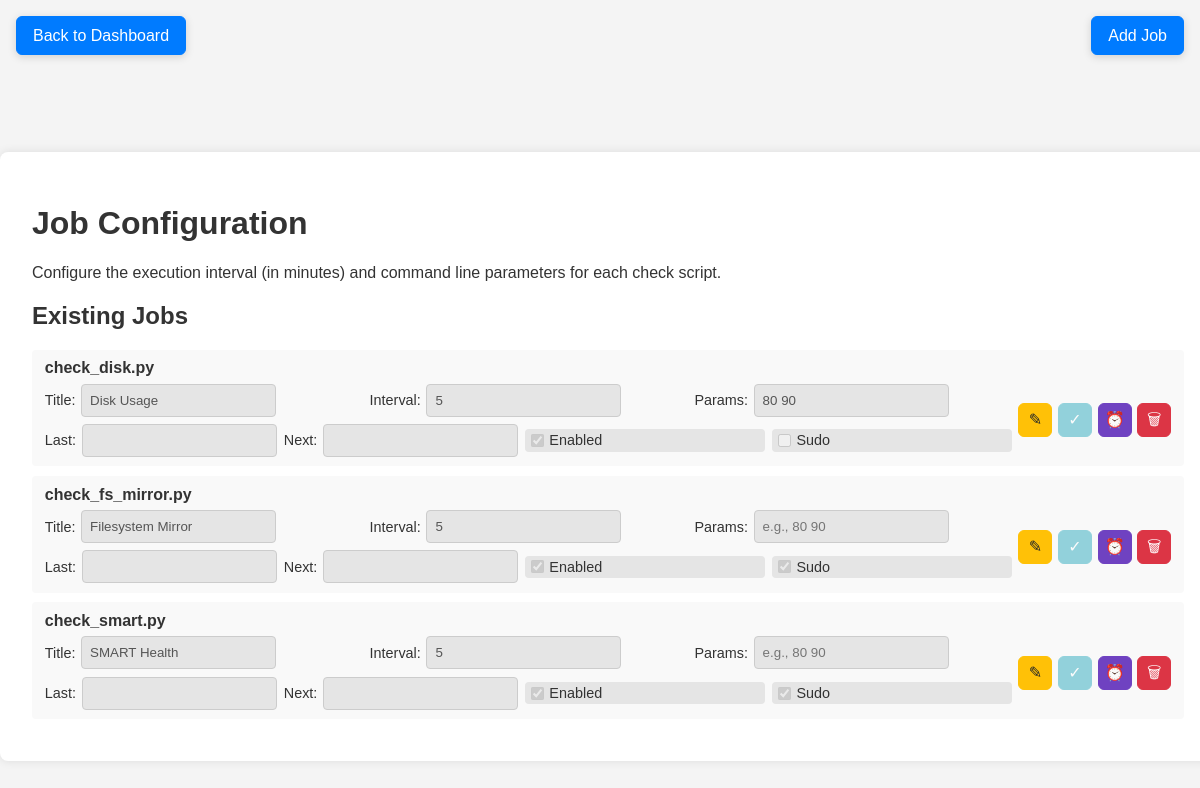
Page /job_config.php (signed in) on the earlier database version.
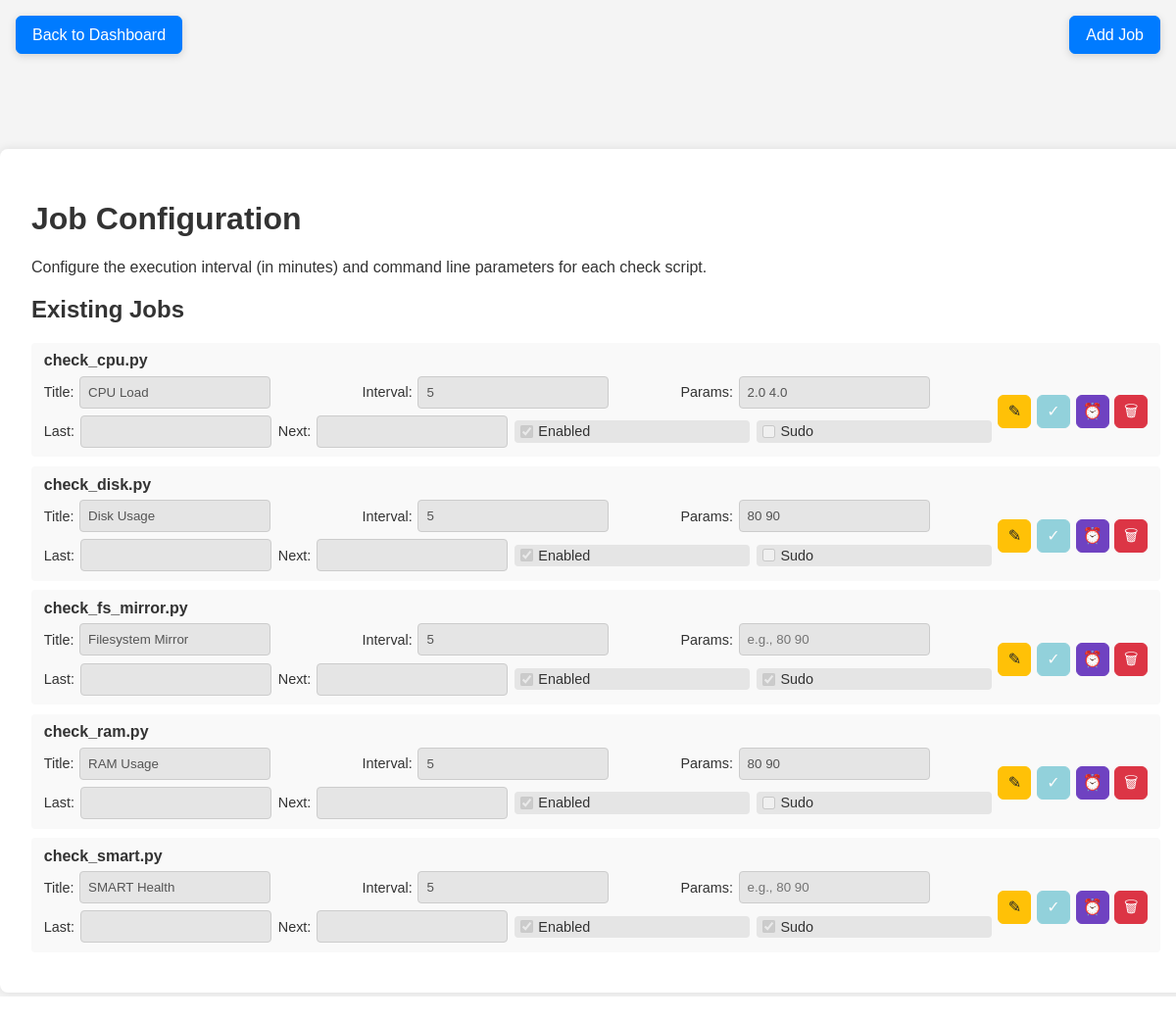
Same page on the later database version.
### tables this page shows
CREATE TABLE IF NOT EXISTS checks (
    id INT AUTO_INCREMENT PRIMARY KEY,
    script_name VARCHAR(100) UNIQUE NOT NULL,
    title VARCHAR(150) NOT NULL,
    interval_minutes INT DEFAULT 5,
    parameters VARCHAR(255) DEFAULT '',
    enabled BOOLEAN DEFAULT TRUE,
    sudo BOOLEAN DEFAULT FALSE,
    last_run TIMESTAMP NULL,
    next_run TIMESTAMP NULL
);

### www/job_config.php (the view, shortened to what this page needs)
<?php
$pdo = getDB();
try {
    $stmt = $pdo->query("SELECT * FROM checks ORDER BY script_name");
    $checks = $stmt->fetchAll(PDO::FETCH_ASSOC);
} catch (PDOException $e) {
    $error = 'Database error: ' . $e->getMessage();
    $checks = [];
}
?>
<!DOCTYPE html>
<html lang="en">
<head>
    <link rel="stylesheet" href="style.css">
</head>
<body class="subpage">
    <a href="index.php" class="sticky-back-btn">Back to Dashboard</a>
    <a href="job_add.php" class="sticky-top-right-btn" title="Open Add Job Page" aria-label="Open Add Job Page">Add Job</a>
    <div class="login-container job-config-container">
        <h1>Job Configuration</h1>
        <p>Configure the execution interval (in minutes) and command line parameters for each check script.</p>
        <h2>Existing Jobs</h2>
        <?php foreach ($checks as $check): ?>
            <div class="check-config">
                <h3><?php echo htmlspecialchars($check['script_name']); ?></h3>
                <form method="post" class="job-row-form">
                    <div class="job-fields">
                        <label>Title: <input type="text" class="row-editable field-locked" name="title" value="<?php echo htmlspecialchars($check['title'] ?? $check['script_name']); ?>" readonly></label>
                        <label>Interval: <input type="number" class="row-editable field-locked" name="interval_minutes" value="<?php echo $check['interval_minutes']; ?>" min="1" required readonly></label>
                        <label>Params: <input type="text" class="row-editable field-locked" name="parameters" value="<?php echo htmlspecialchars($check['parameters']); ?>" placeholder="e.g., 80 90" readonly></label>
                        <label>Last: <input type="text" class="field-locked" value="<?php echo htmlspecialchars($check['last_run'] ?? ''); ?>" readonly></label>
                        <label>Next: <input type="text" class="field-locked" value="<?php echo htmlspecialchars($check['next_run'] ?? ''); ?>" readonly></label>
                        <label class="field-locked-label"><input type="checkbox" class="row-editable field-locked" name="enabled" <?php echo $check['enabled'] ? 'checked' : ''; ?> disabled> Enabled</label>
                        <label class="field-locked-label"><input type="checkbox" class="row-editable field-locked" name="sudo" <?php echo !empty($check['sudo']) ? 'checked' : ''; ?> disabled> Sudo</label>
                    </div>
                    <div class="job-actions">
                        <button type="button" class="icon-btn icon-edit row-edit-toggle" title="Edit row" aria-label="Edit row">&#9998;</button>
                        <button type="submit" name="update" value="1" class="icon-btn icon-apply" title="Apply changes" aria-label="Apply changes" disabled>&#10003;</button>
                        <button type="submit" name="schedule_now" value="1" class="icon-btn icon-schedule" title="Schedule now" aria-label="Schedule now">&#9200;</button>
                        <button type="submit" name="delete" value="1" class="icon-btn icon-delete" title="Delete job" aria-label="Delete job" onclick="return confirm('Are you sure you want to delete this job?')">&#128465;</button>
                    </div>
                </form>
            </div>
        <?php endforeach; ?>
    </div>
</body>
</html>

### www/style.css (style rules this page uses)
body { font-family: Arial, sans-serif; margin: 0; padding: 0; background-color: #f4f4f4; color: #333; transition: background-color 0.3s, color 0.3s; }
body.subpage { padding-top: 4.5rem; }
.login-container { max-width: 400px; margin: 5rem auto; padding: 2rem; background: white; border-radius: 8px; box-shadow: 0 0 10px rgba(0,0,0,0.1); }
input, button { display: block; width: 100%; margin: 0.5rem 0; padding: 0.5rem; border: 1px solid #ccc; border-radius: 4px; }
button { background: #007bff; color: white; cursor: pointer; }
.check-config { background: #f9f9f9; margin: 0.6rem 0; padding: 0.6rem 0.8rem; border-radius: 4px; }
.check-config h3 { margin: 0 0 0.4rem 0; font-size: 1rem; }
.check-config form { display: flex; flex-wrap: wrap; gap: 0.4rem; align-items: center; }
.check-config label { display: flex; align-items: center; gap: 0.35rem; font-size: 0.9rem; }
.job-config-container { width: calc(100vw - 3rem); max-width: 1500px; }
.job-row-form { width: 100%; display: flex; align-items: center; gap: 0.5rem; }
.job-fields { display: flex; flex-wrap: wrap; align-items: center; gap: 0.45rem; flex: 1; }
.job-fields label { flex: 1 1 220px; }
.job-fields input[type="text"], .job-fields input[type="number"] { width: auto; min-width: 120px; margin: 0; }
.job-fields input[type="checkbox"] { width: auto; margin: 0; }
.job-actions { margin-left: auto; display: flex; gap: 0.35rem; }
.icon-btn { width: 34px; min-width: 34px; height: 34px; padding: 0; margin: 0; display: inline-flex; align-items: center; justify-content: center; font-size: 16px; line-height: 1; border-radius: 6px; }
.icon-apply { background: #17a2b8; border-color: #17a2b8; }
.icon-delete { background: #dc3545; border-color: #dc3545; }
.icon-schedule { background: #6f42c1; border-color: #6f42c1; }
.icon-edit { background: #ffc107; border-color: #ffc107; color: #212529; }
.icon-btn:disabled { opacity: 0.45; cursor: not-allowed; }
.sticky-back-btn { position: fixed; top: 1rem; left: 1rem; z-index: 1000; display: inline-block; padding: 0.6rem 1rem; background: #007bff; color: white; text-decoration: none; border: 1px solid #007bff; border-radius: 6px; box-shadow: 0 2px 8px rgba(0, 0, 0, 0.15); }
.sticky-top-right-btn { position: fixed; top: 1rem; right: 1rem; z-index: 1000; display: inline-block; padding: 0.6rem 1rem; background: #007bff; color: white; text-decoration: none; border: 1px solid #007bff; border-radius: 6px; box-shadow: 0 2px 8px rgba(0, 0, 0, 0.15); }

### www/job_config.php (style rules this page uses)
.field-locked { background-color: #e5e5e5; color: #555; }
.field-locked-label { background-color: #e5e5e5; border-radius: 4px; padding: 0.2rem 0.35rem; }
.field-locked[type="checkbox"] { accent-color: #9e9e9e; }
.sticky-top-right-btn { position: fixed; top: 1rem; right: 1rem; z-index: 1000; display: inline-block; padding: 0.6rem 1rem; background: #007bff; color: white; text-decoration: none; border: 1px solid #007bff; border-radius: 6px; box-shadow: 0 2px 8px rgba(0, 0, 0, 0.15); }

Differences in the rows shown:
added checks: script_name "check_cpu.py", title "CPU Load", interval_minutes "5", parameters "2.0 4.0", enabled "☑"
added checks: script_name "check_ram.py", title "RAM Usage", interval_minutes "5", parameters "80 90", enabled "☑"
